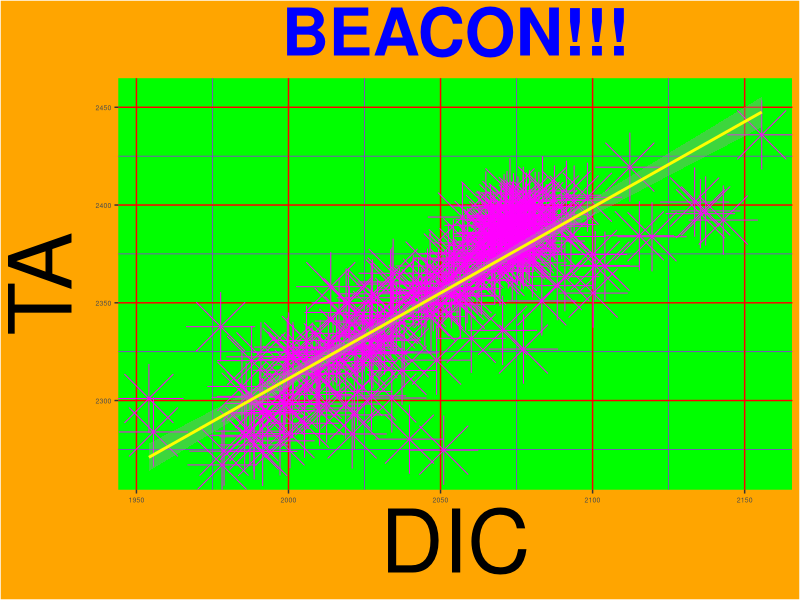
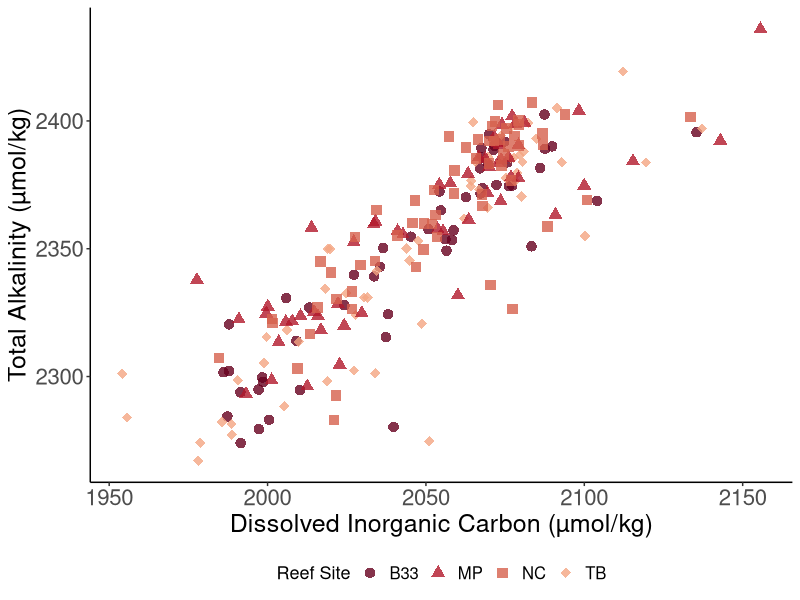
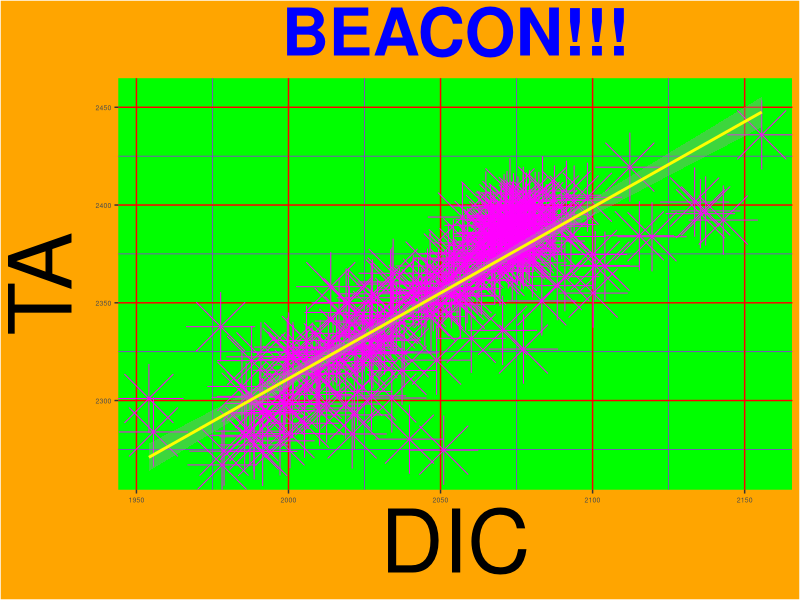
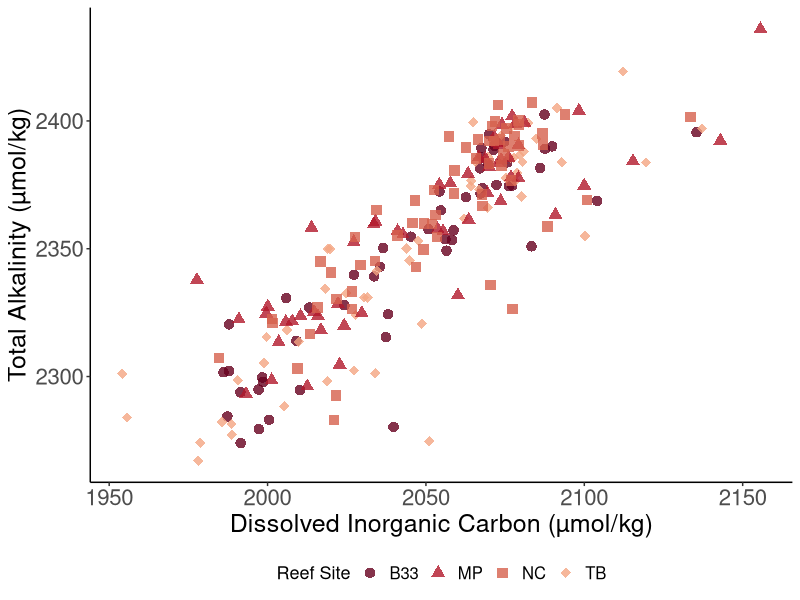

Recreate these plots in R, in order.
## ---- chunk 1
library(tidyverse) 
library(here)
## ---- chunk 2
beacon <- read_csv(here("GoodPlotBadPlot","Data","beacon_data.csv")) |> 
          filter(ReefSiteName!="}") # Had one bad data point, so I filtered it out 
## ---- chunk 3
#| label: fig-ugly-plot 
#| fig-cap: "Ugliest DIC vs TA Plot Ever"
#| fig-width: 12
#| fig-height: 8

BadPlot <- beacon |> 
  ggplot(aes(x=DIC, y= TA)) +
  geom_point(color= "magenta", size=16, shape = 8, alpha=1) +
  geom_smooth(method = "lm", color = "yellow") +
  labs(title="BEACON!!!", x="DIC", y="TA")+
  theme(
    plot.title = element_text(size=47, color= "blue", face = "bold", hjust = 0.5),
    panel.grid.major = element_line(color = "red"),
    panel.grid.minor = element_line(color = "purple"),
    panel.background = element_rect(fill="green"),
    plot.background = element_rect(fill="orange"),
    axis.text = element_text(size=5),
    axis.title = element_text(size=63))

BadPlot

ggsave(here("GoodPlotBadPlot", "Outputs", "BadPlot_CarolinaMD.png"),
       width = 12,
       height = 8)
## ---- chunk 4
#| label: fig-pretty-plot 
#| fig-width: 12
#| fig-height: 8


GoodPlot <- beacon |> 
  ggplot(aes(x=DIC, y= TA, shape =ReefSiteName, color=ReefSiteName, group=ReefSiteName)) + #I want shapes for the reef sites
   geom_point(size = 3, alpha = 0.8, stroke = 0.8) +
   scale_color_manual(values = c("#67001f", "#b2182b", "#d6604d", "#f4a582"))+
   scale_shape_manual(values= c(16,17,15,18))+ # these numbers are shapes for each reef site
   labs(x="Dissolved Inorganic Carbon (µmol/kg)", y="Total Alkalinity (µmol/kg)", shape = "Reef Site", color = "Reef Site")+ #Just learned that to change the legend title of a variable that has both a color & shape, you have to use color and shape 
   theme_classic()+
   theme(legend.position = "bottom",
        axis.text = element_text(size=16),
        axis.title = element_text(size=18),
        legend.title= element_text(size=13),
        legend.text= element_text(size=12))

GoodPlot 

ggsave(here("GoodPlotBadPlot", "Outputs", "GoodPlot_CarolinaMD.png"),
       width = 12,
       height = 8)
